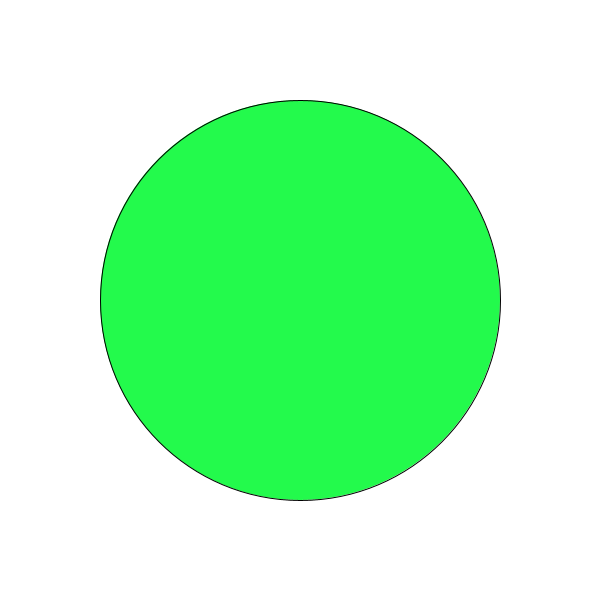
Frame 1 (no input)
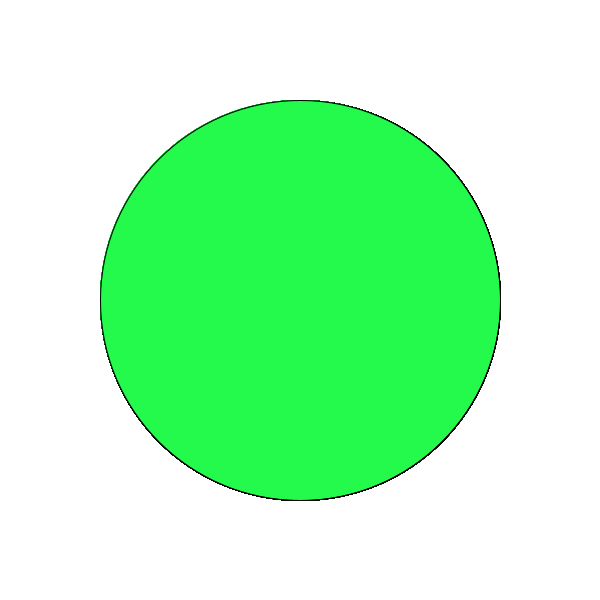
Frame 60 (the mouse pressed at the canvas centre just before this capture)
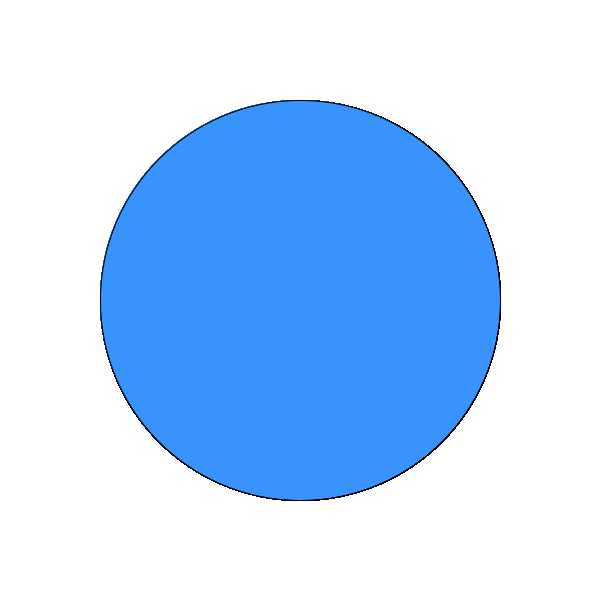
Frame 120 (the mouse held since frame 60 and released just before this capture)

The Processing sketch that drew these frames (run headless with seeded random() and noise(); from frame 60 on, the mouse is pressed at the canvas centre):

// Processing sketch: Logical_Dot
// ── Logical_Dot.pde


void setup() {
  background(#FFFFFF);
  size(600,600);
}

void draw() {
  if (mousePressed)  {
    fill(#3993FF);
  } else {
    fill(#23FA4C);
  }
  ellipse(300,300,400,400);
}
